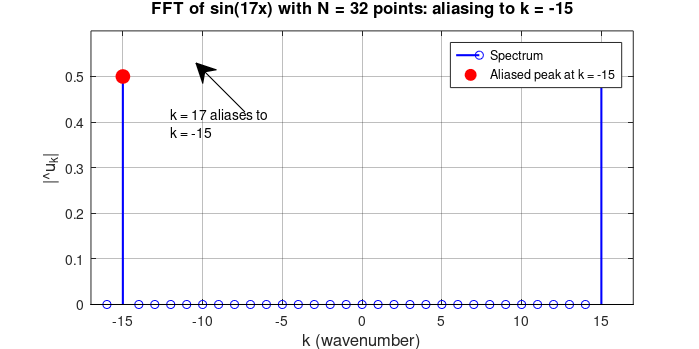

This chart was generated by the following MATLAB code:
% fft_aliasing.m
% Chapter 9: Physical and Fourier Space on Grids
%
% Demonstrates aliasing in FFT of high-frequency data.
% sin(17x) sampled at N=32 points shows spike at k=-15 due to aliasing.
% This is Etude 3 from the chapter.
%
% Author: Dr. Denys Dutykh
% Date: February 2026

function fft_aliasing()
    % Grid parameters
    N = 32;
    j = 0:N-1;
    x = 2*pi*j/N;

    % High-frequency function: k=17 > Nyquist limit N/2=16
    u = sin(17*x);

    % Compute FFT
    u_hat = fft(u) / N;

    % Wavenumber vector
    k = [0:N/2-1, -N/2:-1];

    % Shift for plotting
    k_shifted = fftshift(k);
    u_hat_shifted = fftshift(u_hat);

    % Find the aliased location
    fprintf('N = %d, Nyquist limit = %d\n', N, N/2);
    fprintf('True wavenumber: 17\n');
    fprintf('Alias: 17 = -15 + 32, so appears at k = -15\n');
    [~, max_idx] = max(abs(u_hat_shifted));
    fprintf('Maximum |u_hat_k| at k = %d\n', k_shifted(max_idx));

    % Create figure
    figure('Position', [100, 100, 700, 350]);

    % Stem plot of spectrum
    stem(k_shifted, abs(u_hat_shifted), 'b-', 'LineWidth', 1.5, 'MarkerSize', 6);
    hold on;

    % Highlight the aliased peak
    aliased_k = -15;
    aliased_idx = find(k_shifted == aliased_k);
    plot(aliased_k, abs(u_hat_shifted(aliased_idx)), 'ro', 'MarkerSize', 10, ...
         'MarkerFaceColor', 'r');

    % Add annotation
    text(aliased_k + 3, 0.4, sprintf('k = 17 aliases to\nk = %d', aliased_k), ...
         'FontSize', 10);
    annotation('arrow', [0.35, 0.28], [0.68, 0.82]);

    xlabel('k (wavenumber)', 'FontSize', 12);
    ylabel('|\^u_k|', 'FontSize', 12);
    title('FFT of sin(17x) with N = 32 points: aliasing to k = -15', 'FontSize', 12);
    xlim([-N/2 - 1, N/2 + 1]);
    ylim([0, 0.6]);
    legend('Spectrum', 'Aliased peak at k = -15', 'Location', 'northeast');
    grid on;
    set(gca, 'GridAlpha', 0.3);
    hold off;

    % Save figure
    set(gcf, 'PaperPositionMode', 'auto');
    print('-dpdf', '../../../textbook/figures/ch09/matlab/fft_aliasing.pdf');
    fprintf('Figure saved to textbook/figures/ch09/matlab/fft_aliasing.pdf\n');
end
